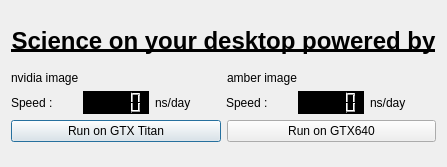
<?xml version="1.0" encoding="UTF-8"?>
<ui version="4.0">
 <class>Dialog</class>
 <widget class="QDialog" name="Dialog">
  <property name="geometry">
   <rect>
    <x>0</x>
    <y>0</y>
    <width>447</width>
    <height>167</height>
   </rect>
  </property>
  <property name="windowTitle">
   <string>Nvidia Demo</string>
  </property>
  <layout class="QFormLayout" name="formLayout">
   <item row="0" column="0">
    <layout class="QVBoxLayout" name="verticalLayout_2"/>
   </item>
   <item row="1" column="0">
    <layout class="QVBoxLayout" name="verticalLayout">
     <item>
      <layout class="QHBoxLayout" name="horizontalLayout_3">
       <property name="topMargin">
        <number>10</number>
       </property>
       <item>
        <widget class="QLabel" name="label_5">
         <property name="font">
          <font>
           <pointsize>18</pointsize>
           <weight>75</weight>
           <bold>true</bold>
           <underline>true</underline>
          </font>
         </property>
         <property name="text">
          <string>Science on your desktop powered by</string>
         </property>
         <property name="alignment">
          <set>Qt::AlignCenter</set>
         </property>
        </widget>
       </item>
      </layout>
     </item>
     <item>
      <layout class="QHBoxLayout" name="horizontalLayout_4">
       <property name="topMargin">
        <number>10</number>
       </property>
       <item>
        <widget class="QLabel" name="nvidia_image_label">
         <property name="text">
          <string>nvidia image</string>
         </property>
        </widget>
       </item>
       <item>
        <widget class="QLabel" name="amber_image_label">
         <property name="text">
          <string>amber image</string>
         </property>
        </widget>
       </item>
      </layout>
     </item>
     <item>
      <layout class="QHBoxLayout" name="horizontalLayout_2">
       <item>
        <widget class="QLabel" name="label">
         <property name="text">
          <string>Speed :</string>
         </property>
        </widget>
       </item>
       <item>
        <widget class="QLCDNumber" name="gtx_titan_lcdNumber">
         <property name="styleSheet">
          <string notr="true">QLCDNumber{
    color: rgb(0, 255, 0);    
    background-color: rgb(0, 0, 0);
}</string>
         </property>
        </widget>
       </item>
       <item>
        <widget class="QLabel" name="label_3">
         <property name="text">
          <string>ns/day</string>
         </property>
        </widget>
       </item>
       <item>
        <widget class="QLabel" name="label_2">
         <property name="text">
          <string>Speed :</string>
         </property>
        </widget>
       </item>
       <item>
        <widget class="QLCDNumber" name="gtx_640_lcdNumber">
         <property name="styleSheet">
          <string notr="true">QLCDNumber{
    color: rgb(0, 255, 0);    
    background-color: rgb(0, 0, 0);
}</string>
         </property>
        </widget>
       </item>
       <item>
        <widget class="QLabel" name="label_4">
         <property name="text">
          <string>ns/day</string>
         </property>
        </widget>
       </item>
      </layout>
     </item>
     <item>
      <layout class="QHBoxLayout" name="horizontalLayout">
       <item>
        <widget class="QPushButton" name="gtx_titan_run_button">
         <property name="text">
          <string>Run on GTX Titan</string>
         </property>
        </widget>
       </item>
       <item>
        <widget class="QPushButton" name="gtx_640_run_button">
         <property name="text">
          <string>Run on GTX640</string>
         </property>
        </widget>
       </item>
      </layout>
     </item>
    </layout>
   </item>
  </layout>
 </widget>
 <resources/>
 <connections/>
</ui>
